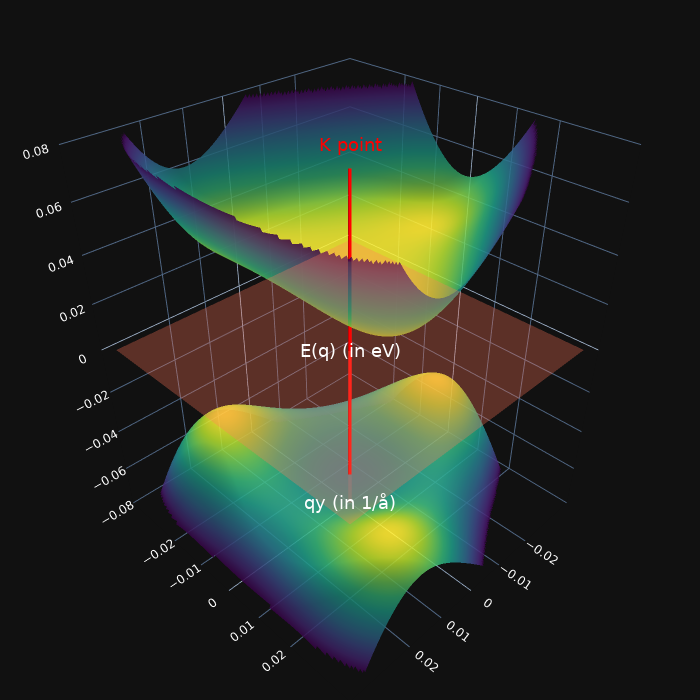

Notebook code for this chart:
### Markdown cell above
## b) 3d visualizer of k-space vs energy near K point

### Code cell
pio.renderers.default = "jupyterlab"

# ====== only zoom plotting in dk x dk region not 2dk x 2dk ==========
ix_start = N // 4
ix_end   = 3 * N // 4
iy_start = N // 4
iy_end   = 3 * N // 4
QX_cr = QX[iy_start:iy_end, ix_start:ix_end]
QY_cr = QY[iy_start:iy_end, ix_start:ix_end]
Z2_cr = Z2[iy_start:iy_end, ix_start:ix_end]
Z3_cr = Z3[iy_start:iy_end, ix_start:ix_end]

# ========= energy bounds ============
zmin = float(np.nanmin([Z2_cr, Z3_cr]))
zmax = float(np.nanmax([Z2_cr, Z3_cr]))
# Apply z-axis cutoff at -0.06 and 0.06
z_pad = 0.002
zmin = max(zmin - z_pad, -0.08)
zmax = min(zmax + z_pad, 0.08)

Z2_plot = Z2_cr.copy()
Z3_plot = Z3_cr.copy()

Z2_plot[(Z2_plot < zmin) | (Z2_plot > zmax)] = np.nan
Z3_plot[(Z3_plot < zmin) | (Z3_plot > zmax)] = np.nan


# --- build a DataFrame for px (for K-axis only) ---
df_axis = pd.DataFrame({
    "qx": [0, 0],
    "qy": [0, 0],
    "E": [zmin, zmax],
})

# --- start figure with px (dark theme, fonts) ---
fig = px.line_3d(
    color_discrete_sequence=["red"],
    template="plotly_dark",
    width=700, height=700
)
fig.update_traces(line=dict(width=7), name="K-axis")

# --- add band surfaces (go.Surface) ---
fig.add_trace(go.Surface(
    x=QX_cr, y=QY_cr, z=Z2_plot,
    colorscale="viridis", opacity=0.85, showscale=False, name="Band 2"
))
fig.add_trace(go.Surface(
    x=QX_cr, y=QY_cr, z=Z3_plot,
    colorscale="viridis_r", opacity=0.85, showscale=False, name="Band 3"
))
fig.add_trace(go.Scatter3d(
    x=[0, 0], y=[0, 0], z=[zmin, 0.9 * zmax],
    mode="lines",
    line=dict(color="red", width=7),
    name="K-axis"
))

# --- add Fermi level plane (go.Surface) ---
Zplane = np.full_like(QX_cr, fermi_level)
fig.add_trace(go.Surface(
    x=QX_cr, y=QY_cr, z=Zplane,
    colorscale="Reds_r", opacity=0.3, showscale=False, name=f"E={fermi_level} plane"
))

# ========== style / annotations ==========

#generate ticks
xyticks = [-0.02, -0.01, 0, 0.01, 0.02]
spacing = 0.02
start = spacing * np.floor(zmin / spacing)
stop = spacing * np.ceil(zmax / spacing)
zticks = np.arange(start / spacing, stop / spacing + 0.5) * spacing
dk_cr = dk//2

#plot
fig.update_layout(
    font=dict(family="DejaVu Sans", size=14, color="white"),
    margin=dict(l=0, r=0, t=0, b=0),
    scene=dict(
        xaxis=dict(
            title=dict(text=""),  # Hide default "x"
            tickvals=xyticks,
            tickfont=dict(family="DejaVu Sans", size=12)
        ),
        yaxis=dict(
            title=dict(text=""),  # Hide default "y"
            tickvals=xyticks,
            tickfont=dict(family="DejaVu Sans", size=12)
        ),
        zaxis=dict(
            title=dict(text=""),  # Hide default "z"
            range=[-0.08, 0.08],  # z-axis cutoff at -0.06 and 0.06
            tickvals=zticks,
            tickfont=dict(family="DejaVu Sans", size=12)
        ),
        aspectmode="manual",
        aspectratio=dict(x=0.9, y=0.9, z=1.1),
        annotations=[
            dict(x=0, y=-dk_cr, z=zmin - z_pad, text="qx (in 1/å)", showarrow=False,
                font=dict(family="DejaVu Sans", size=18, color="white"),
                xanchor="center", standoff=10),
            dict(x=dk_cr, y=0, z=zmin, text="qy (in 1/å)", showarrow=False,
                font=dict(family="DejaVu Sans", size=18, color="white"),
                yanchor="middle", standoff=10),
            dict(x=dk_cr, y=-dk_cr, z=dk_cr, text="E(q) (in eV)", showarrow=False,
                font=dict(family="DejaVu Sans", size=18, color="white"),
                textangle=0, standoff=10),
            dict(x=0, y=0, z=zmax, text="K point", showarrow=False,
                font=dict(family="DejaVu Sans", size=18, color="red"),
                textangle=0, standoff=10),
        ]
    )

)

# --- enforce z-range (final correction) ---
fig.update_layout(scene=dict(zaxis=dict(range=[-0.08, 0.08])))  # z-axis cutoff at -0.06 and 0.06

fig.show(config={"displayModeBar": False})

### Figure 1 — Plotly figure (JSON) as saved in the notebook; plotly's stock layout.template omitted (floating-point values rounded to 4 significant figures; data arrays with more than 128 entries replaced by an {"elided": "..."} marker saying what was removed)
{"data": [{"hovertemplate": "<extra></extra>", "legendgroup": "", "line": {"color": "red", "dash": "solid", "width": 7}, "marker": {"symbol": "circle"}, "mode": "lines", "name": "K-axis", "scene": "scene", "showlegend": false, "type": "scatter3d"}, {"colorscale": [[0, "#440154"], [0.1111, "#482878"], [0.2222, "#3e4989"], [0.3333, "#31688e"], [0.4444, "#26828e"], [0.5556, "#1f9e89"], [0.6667, "#35b779"], [0.7778, "#6ece58"], [0.8889, "#b5de2b"], [1, "#fde725"]], "name": "Band 2", "opacity": 0.85, "showscale": false, "type": "surface", "x": {"elided": "200x200 float values"}, "y": {"elided": "200x200 float values"}, "z": {"elided": "200x200 float values"}}, {"colorscale": [[0, "#fde725"], [0.1111, "#b5de2b"], [0.2222, "#6ece58"], [0.3333, "#35b779"], [0.4444, "#1f9e89"], [0.5556, "#26828e"], [0.6667, "#31688e"], [0.7778, "#3e4989"], [0.8889, "#482878"], [1, "#440154"]], "name": "Band 3", "opacity": 0.85, "showscale": false, "type": "surface", "x": {"elided": "200x200 float values"}, "y": {"elided": "200x200 float values"}, "z": {"elided": "200x200 float values"}}, {"line": {"color": "red", "width": 7}, "mode": "lines", "name": "K-axis", "type": "scatter3d", "x": [0, 0], "y": [0, 0], "z": [-0.08, 0.072]}, {"colorscale": [[0, "rgb(103,0,13)"], [0.125, "rgb(165,15,21)"], [0.25, "rgb(203,24,29)"], [0.375, "rgb(239,59,44)"], [0.5, "rgb(251,106,74)"], [0.625, "rgb(252,146,114)"], [0.75, "rgb(252,187,161)"], [0.875, "rgb(254,224,210)"], [1, "rgb(255,245,240)"]], "name": "E=0.0 plane", "opacity": 0.3, "showscale": false, "type": "surface", "x": {"elided": "200x200 float values"}, "y": {"elided": "200x200 float values"}, "z": {"elided": "200x200 float values"}}], "layout": {"font": {"color": "white", "family": "DejaVu Sans", "size": 14}, "height": 700, "legend": {"tracegroupgap": 0}, "margin": {"b": 0, "l": 0, "r": 0, "t": 0}, "scene": {"annotations": [{"font": {"color": "white", "family": "DejaVu Sans", "size": 18}, "showarrow": false, "standoff": 10, "text": "qx (in 1/å)", "x": 0, "xanchor": "center", "y": 0, "z": -0.082}, {"font": {"color": "white", "family": "DejaVu Sans", "size": 18}, "showarrow": false, "standoff": 10, "text": "qy (in 1/å)", "x": 0, "y": 0, "yanchor": "middle", "z": -0.08}, {"font": {"color": "white", "family": "DejaVu Sans", "size": 18}, "showarrow": false, "standoff": 10, "text": "E(q) (in eV)", "textangle": 0, "x": 0, "y": 0, "z": 0}, {"font": {"color": "red", "family": "DejaVu Sans", "size": 18}, "showarrow": false, "standoff": 10, "text": "K point", "textangle": 0, "x": 0, "y": 0, "z": 0.08}], "aspectmode": "manual", "aspectratio": {"x": 0.9, "y": 0.9, "z": 1.1}, "domain": {"x": [0, 1], "y": [0, 1]}, "xaxis": {"tickfont": {"family": "DejaVu Sans", "size": 12}, "tickvals": [-0.02, -0.01, 0, 0.01, 0.02], "title": {"text": ""}}, "yaxis": {"tickfont": {"family": "DejaVu Sans", "size": 12}, "tickvals": [-0.02, -0.01, 0, 0.01, 0.02], "title": {"text": ""}}, "zaxis": {"range": [-0.08, 0.08], "tickfont": {"family": "DejaVu Sans", "size": 12}, "tickvals": [-0.08, -0.06, -0.04, -0.02, 0.0, 0.02, 0.04, 0.06, 0.08], "title": {"text": ""}}}, "width": 700}}
